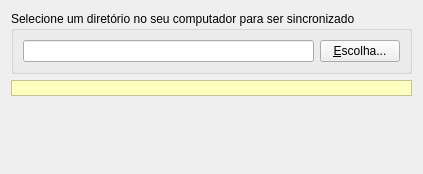
<?xml version="1.0" encoding="UTF-8"?>
<ui version="4.0">
 <class>FolderWizardSourcePage</class>
 <widget class="QWidget" name="FolderWizardSourcePage">
  <property name="geometry">
   <rect>
    <x>0</x>
    <y>0</y>
    <width>423</width>
    <height>174</height>
   </rect>
  </property>
  <property name="windowTitle">
   <string>Form</string>
  </property>
  <layout class="QGridLayout" name="gridLayout_2">
   <item row="2" column="0">
    <spacer name="verticalSpacer">
     <property name="orientation">
      <enum>Qt::Vertical</enum>
     </property>
     <property name="sizeHint" stdset="0">
      <size>
       <width>349</width>
       <height>0</height>
      </size>
     </property>
    </spacer>
   </item>
   <item row="0" column="0">
    <widget class="QGroupBox" name="groupBox">
     <property name="title">
      <string>Selecione um diretório no seu computador para ser sincronizado</string>
     </property>
     <layout class="QGridLayout" name="gridLayout">
      <item row="0" column="0">
       <layout class="QHBoxLayout" name="horizontalLayout_2">
        <item>
         <widget class="QLineEdit" name="localFolderLineEdit"/>
        </item>
        <item>
         <widget class="QPushButton" name="localFolderChooseBtn">
          <property name="text">
           <string>&amp;Escolha...</string>
          </property>
         </widget>
        </item>
       </layout>
      </item>
     </layout>
    </widget>
   </item>
   <item row="1" column="0">
    <widget class="QLabel" name="warnLabel">
     <property name="palette">
      <palette>
       <active>
        <colorrole role="Base">
         <brush brushstyle="SolidPattern">
          <color alpha="255">
           <red>255</red>
           <green>255</green>
           <blue>255</blue>
          </color>
         </brush>
        </colorrole>
        <colorrole role="Window">
         <brush brushstyle="SolidPattern">
          <color alpha="255">
           <red>255</red>
           <green>255</green>
           <blue>192</blue>
          </color>
         </brush>
        </colorrole>
       </active>
       <inactive>
        <colorrole role="Base">
         <brush brushstyle="SolidPattern">
          <color alpha="255">
           <red>255</red>
           <green>255</green>
           <blue>255</blue>
          </color>
         </brush>
        </colorrole>
        <colorrole role="Window">
         <brush brushstyle="SolidPattern">
          <color alpha="255">
           <red>255</red>
           <green>255</green>
           <blue>192</blue>
          </color>
         </brush>
        </colorrole>
       </inactive>
       <disabled>
        <colorrole role="Base">
         <brush brushstyle="SolidPattern">
          <color alpha="255">
           <red>255</red>
           <green>255</green>
           <blue>192</blue>
          </color>
         </brush>
        </colorrole>
        <colorrole role="Window">
         <brush brushstyle="SolidPattern">
          <color alpha="255">
           <red>255</red>
           <green>255</green>
           <blue>192</blue>
          </color>
         </brush>
        </colorrole>
       </disabled>
      </palette>
     </property>
     <property name="autoFillBackground">
      <bool>true</bool>
     </property>
     <property name="frameShape">
      <enum>QFrame::StyledPanel</enum>
     </property>
     <property name="text">
      <string/>
     </property>
     <property name="textFormat">
      <enum>Qt::RichText</enum>
     </property>
     <property name="margin">
      <number>3</number>
     </property>
    </widget>
   </item>
  </layout>
 </widget>
 <resources/>
 <connections/>
</ui>
